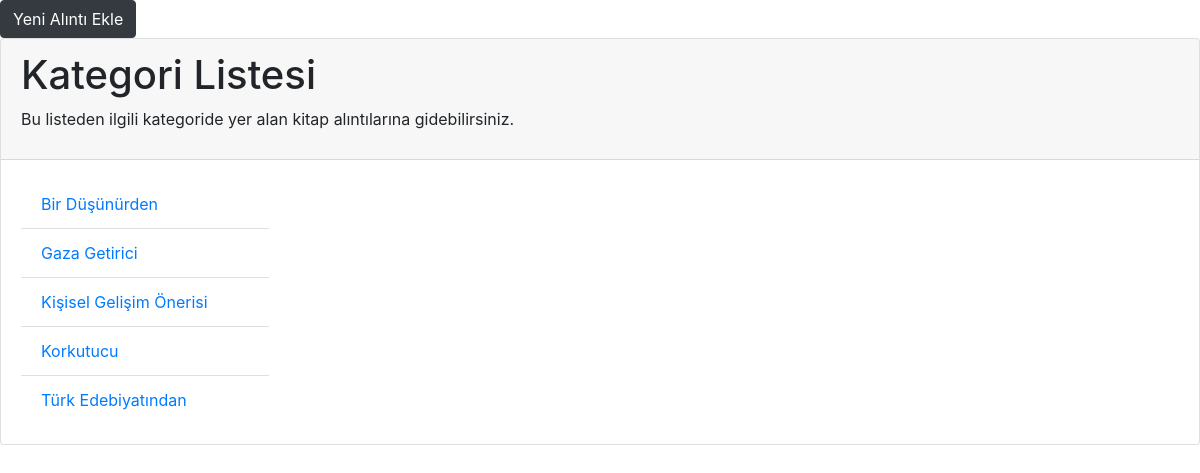
The app's page /quoteworld, older data.
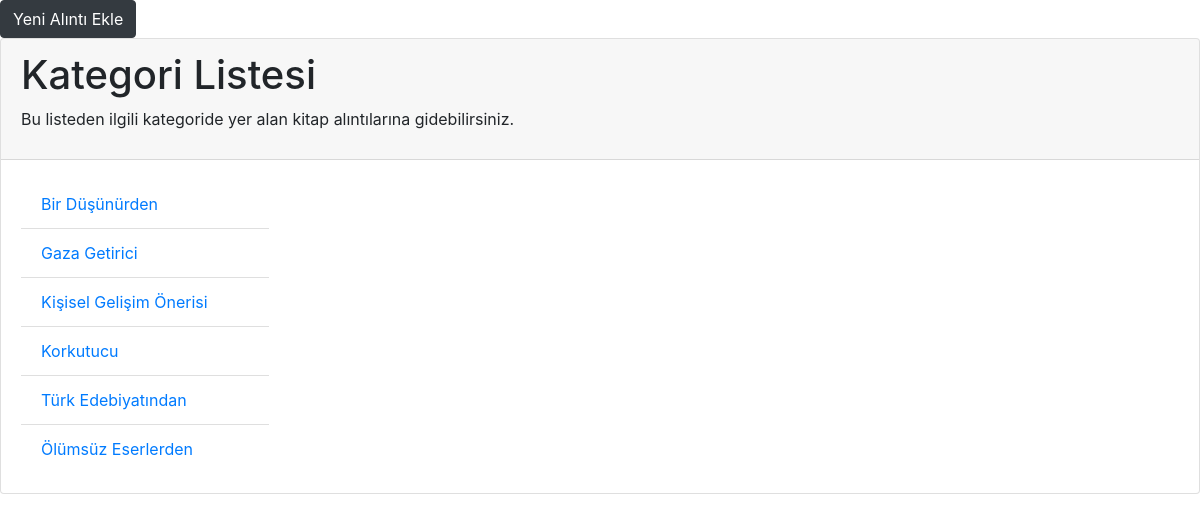
The same page, newer data.
### quoteworld/models.py (models this page shows, shortened)
class Category(models.Model):
    title = models.CharField(max_length=30, null=False)

### quoteworld/views.py (the view)
# urls.py: path('', views.index, name='index'),
def index(request):
    allCategories = Category.objects.order_by('title')
    context = {'category_list': allCategories}
    return render(request, 'quoteworld/index.html', context)

### quoteworld/templates/quoteworld/index.html
{% load bootstrap4 %}
{% bootstrap_css %}
<a href="/quoteworld/addQuote/" class="btn btn-dark">Yeni Alıntı Ekle</a>
<div class="card">
    <div class="card-header">
        <h1>Kategori Listesi</h1>
        <p>Bu listeden ilgili kategoride yer alan kitap alıntılarına gidebilirsiniz.</p>
    </div>
    {% if category_list %}
        <div class="card-body" style="width: 18rem;">
            <ul class="list-group list-group-flush">
                {% for c in category_list %}
                    <li class="list-group-item"><a href="/quoteworld/category/{{ c.id }}/">{{ c.title }}</a></li>
                {% endfor %}
            </ul>
        </div>
    {% else %}
        <p>Sanırım hiçbir kategori eklenmiş değil.</p>
    {% endif %}
</div>

Row changes from the older to the newer data that the page shows:
added Category: title "Ölümsüz Eserlerden"
